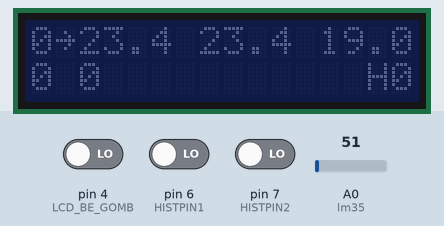
The sketch below on a simulated SparkFun Pro Micro, built with avr-gcc and run on an emulated ATmega32U4. On the bench: 16×2 character LCD. Wiring (inferred from the names in the program): DS3231 clock at I2C address 0x68. The test bench sets the inputs (shaded band); at power-on: pin 4 (LCD_BE_GOMB) LOW, A0 (lm35) = 51, pin 6 (HISTPIN1) LOW, pin 7 (HISTPIN2) LOW. The local clock reads 2024-03-15 10:24:30 at power-on unless the sketch sets it; what the sketch prints to the serial monitor is not drawn.

Above: at 9.3 s.
9.4 s: pin 4 (LCD_BE_GOMB) driven HIGH
At 9.53 s:
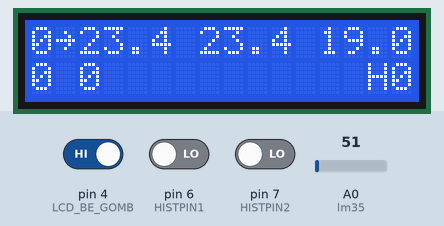
12.4 s: A0 (lm35) set to 61
At 14.89 s:
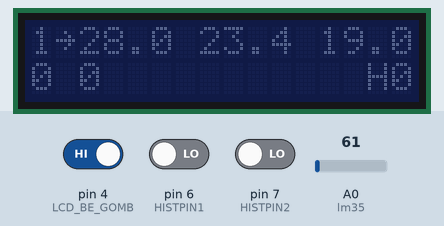
16.0 s: pin 6 (HISTPIN1) driven HIGH
At 16.42 s:
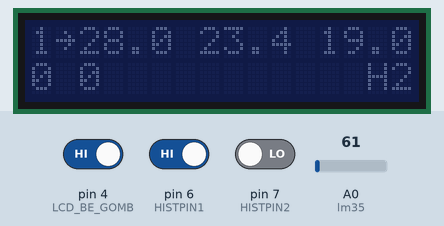
17.5 s: pin 7 (HISTPIN2) driven HIGH
At 17.95 s:
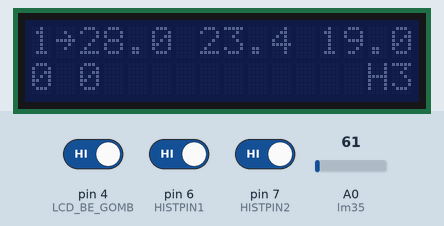
19.0 s: A0 (lm35) set to 71
At 21.02 s:
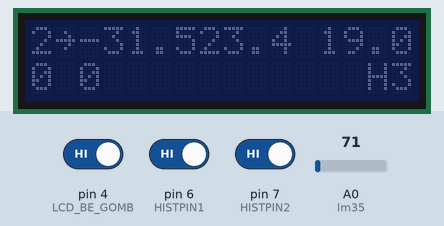
22.1 s: pin 6 (HISTPIN1) driven LOW
At 22.55 s:
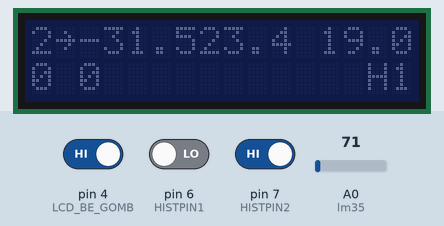

The sketch:

lm35-thermostat.ino
```cpp
/*
* Arduino Pro Micro
* Board: Arduino Micro
* Port: /dev/ttyACMx
* Programmer: USBasp
*
*
*/


#include <LiquidCrystal_I2C.h>
#include <Wire.h>
#include <EEPROM.h>


// Beállított idő jelzője EEPROM 0x00h címen
// 0 nincs beállítva, 0xffh beállítva
const byte RTC_ok = 0;

// RTC modul címe
const byte RTC_addr = 0x68;
//RTC modul EEPROM címe
const byte RTC_EEPROM_addr = 0x57;


// AD átalakítás feszültsége. Nem 5 Volt, mert a védő diódán esik pár tized volt,
const int VDD = 469;

// I2C LCD
LiquidCrystal_I2C lcd(0x27, 2, 1, 0, 4, 5, 6, 7, 3, POSITIVE);

// LCD LED kapcsoló gombja.
const int LCD_BE_GOMB = 4;

// Egygombos ki-be kapcsoló állapotjelzője.
boolean LCD_be = false;

// Relé kimenet.
const int RELE = 5;

// Relé állapotjezője.
boolean RELE_be = false;

// Relé számláló
unsigned long int RELE_szamlalo = 0;

// LM35 analóg pinje.
const int lm35 = A0;

// Hőmérsékletek tömbje.
int meresek[10];

// Átlaghőmérséklet.
float atlaghomerseklet;

// Hiszterézis
float hist = 0.5;

// Hiszterézis DIP kapcsoló pinek
const int HISTPIN1 = 6;
const int HISTPIN2 = 7;

// Bekapcsoláai hőmérséklet
float be_homerseklet = 19.0;

// Mérések száma az átlaghőmérséklet számításához.
byte meresszam = 0;

// Hőmérséklet mérés közötti idő msec-ben. 6000 msec, percenként 10 mérés.
const unsigned long int mereskoz = 6000;

// Relé bekapcsolások közötti minimum idő msec-ben.
// Határesetben a relé ki-be kapcsolgatna, minimum időt kell biztosítani.
// Most ez próbából 1perc (60000msec).
const unsigned long int bekapcsolaskoz = 60000;

// Mérés aktuális időpontja.
unsigned long int cpuido = millis();

// Előző mérés időpontja.
unsigned long int elozo_meres = millis();

// A relé előző bekapcsolásának időpontja.
unsigned long int elozo_bekapcsolas = millis();


// *********************************************************
// setup()
void setup() {
  pinMode(LCD_BE_GOMB, INPUT);
  Serial.begin(9600);
  lcd.begin(16, 2);
  lcd.backlight();
  lcd.clear();
  lcd.setCursor(0, 0);
  lcd.print("---Thermostat---");
  lcd.setCursor(0, 1);
  lcd.print("<> triton-dev <>");
  delay(2000);
  lcd.clear();
  for (int i = 0; i < 10; i++) {
    lcd.backlight();
    meres();
    delay(600);
  }
  lcd.noBacklight();
  // RTC beállítása
  if (EEPROM.read(0) == 0) {
    setRTC(00, 49, 21, 5, 24, 11, 16);
    EEPROM.write(0, 255);
  }

} // end setup
// *********************************************************


// *********************************************************
// loop()
void loop() {

  // Hiszterézis pinek olvasásása, hiszterézis beállítása
  byte Hyst = hister_olvas();
  lcd.setCursor(14, 2);
  lcd.print("H");
  lcd.print(Hyst);

  // LCD háttérfény bekapcsolása
  if (digitalRead(LCD_BE_GOMB) == HIGH && !LCD_be) {
    LCD_be = true;
    lcd.backlight();
    delay(250); // Várakozás, hogy ne kapcsolgasson ki-be az LCD LED-je.
  }

  // LCD háttérfény kikapcsolása
  if (digitalRead(LCD_BE_GOMB) == HIGH && LCD_be) {
    LCD_be = false;
    lcd.noBacklight();
    delay(250); // Várakozás, hogy ne kapcsolgasson ki-be az LCD LED-je.
  }

  // Mérés, ha az előző mérés óta mereskoz idő eltelt.
  cpuido = millis();
  if (cpuido - elozo_meres >= mereskoz) {
    elozo_meres = cpuido;
    meres();
  }

  // Relé bekapcsolása, ha az átlaghőmérséklet hiszterézissel alacsonyabb,
  // mint a minimum hőmérséklet és még a relé nincs bekapcsolva.
  if ((int)atlaghomerseklet * 100 != (int)be_homerseklet * 100) {
    if ((atlaghomerseklet - hist < be_homerseklet) && !RELE_be) {
      RELE_be = true;
      RELE_szamlalo++;
      digitalWrite(RELE, HIGH);
    }

    // Relé elengedése, ha az átlaghőmérséklet  eléri, vagy meghaladja
    //  a bekapcsolási hőmérsékletet.
    if ((atlaghomerseklet > be_homerseklet) && (cpuido - elozo_bekapcsolas >= bekapcsolaskoz)) {
      elozo_bekapcsolas = millis();
      RELE_be = false;
      digitalWrite(RELE, LOW);
    }
  }

  if (RELE_be) {
    lcd.setCursor(0, 1);
    lcd.print("I");
  }
  else {
    lcd.setCursor(0, 1);
    lcd.print("0");
  }
  lcd.setCursor(2, 1);
  lcd.print(RELE_szamlalo);
  // Soros portra irja az állapotot.
  Serial.print(atlaghomerseklet);
  Serial.print(" ");
  Serial.println(RELE_be);

  RTCido();

} //end loop
// *********************************************************


// *********************************************************
// Funkciók:

// Mérés
void meres() {
  // Mérés.
  int ertek = analogRead(lm35);
  meresek[meresszam] = ertek;
  lcd.setCursor(0, 0);
  lcd.print(meresszam);
  lcd.write(byte(B01111110));
  lcd.print(ertek * VDD / 1023.0, 1);
  meresszam++;
  // 10 mérés átlagának számítása.
  if (meresszam == 10) {
    meresszam = 0;
    int atlagol = 0;
    for (int i = 0; i < 10; i++) {
      atlagol += meresek[i];
    }
    atlaghomerseklet = atlagol / 10.0 * VDD / 1024;
    lcd.print(" ");
    lcd.print(atlaghomerseklet, 1);
    lcd.print(" ");
    lcd.print(be_homerseklet, 1);
  }
} // Mérés vége.

// Hiszterézis beolvasása a HISTPINx alapján
//
byte hister_olvas() {
  byte h = 0;
  if (digitalRead(HISTPIN1)) {
    h += 2;
  }
  if (digitalRead(HISTPIN2)) {
    h += 1;
  }
  return h;
} // Hiszterézis olvasás vége.

// Konverziók óra kezeléshez
byte dec2bcd (byte val) {
  return ( (val / 10 * 16) + (val % 10));
}
byte bcd2dec (byte val) {
  return ( (val / 16 * 10) + (val % 16) );
}
// RTC beállítása
void setRTC(byte second, byte minute, byte hour, byte dayOfWeek, byte
            dayOfMonth, byte month, byte year)
{
  // DS3231 óra és dátum beállítása
  Wire.beginTransmission(RTC_addr);
  Wire.write(0); // Másodperc regiszter címe
  Wire.write(dec2bcd(second)); // másodperc
  Wire.write(dec2bcd(minute)); // perc
  Wire.write(dec2bcd(hour)); // óra
  Wire.write(dec2bcd(dayOfWeek)); // nap száma (1=Vasárnap, 7=Szombat)
  Wire.write(dec2bcd(dayOfMonth)); // nap (1 to 31)
  Wire.write(dec2bcd(month)); // hónap
  Wire.write(dec2bcd(year)); // év (0 to 99)
  Wire.endTransmission();
}
// RTC olvasása
void getRTC(byte *second, byte *minute, byte *hour, byte *dayOfWeek, byte *dayOfMonth, byte *month, byte *year) {
  Wire.beginTransmission(RTC_addr);
  Wire.write(0); // DS3231 másodperc címe
  Wire.endTransmission();
  Wire.requestFrom(RTC_addr, 7);
  // 7 bájt olvasása DS3231-ről 00h címtől kezdve
  *second = bcd2dec(Wire.read() & 0x7f);
  *minute = bcd2dec(Wire.read());
  *hour = bcd2dec(Wire.read() & 0x3f);
  *dayOfWeek = bcd2dec(Wire.read());
  *dayOfMonth = bcd2dec(Wire.read());
  *month = bcd2dec(Wire.read());
  *year = bcd2dec(Wire.read());
}
// RTC kijelzése
void RTCido()
{
  byte second, minute, hour, dayOfWeek, dayOfMonth, month, year;
  // adat olvasása RTC-ről
  getRTC (&second, &minute, &hour, &dayOfWeek, &dayOfMonth, &month, &year);
  //
  Serial.print(hour, DEC);
  Serial.print(":");
  if (minute < 10)
  {
    Serial.print("0");
  }
  Serial.print(minute, DEC);
  Serial.print(":");
  if (second < 10)
  {
    Serial.print("0");
  }
  Serial.print(second, DEC);
  Serial.print(" 20");
  Serial.print(year, DEC);
  Serial.print(".");
  Serial.print(month, DEC);
  Serial.print(".");
  Serial.print(dayOfMonth, DEC);
  Serial.print(", ");
  switch (dayOfWeek) {
    case 1:
      Serial.print("V");
      break;
    case 2:
      Serial.print("H");
      break;
    case 3:
      Serial.print("K");
      break;
    case 4:
      Serial.print("Sze");
      break;
    case 5:
      Serial.print("Cs");
      break;
    case 6:
      Serial.print("P");
      break;
    case 7:
      Serial.print("Szo");
      break;
  }
  Serial.print(" ");
}
```

Measured:
- after the input at 9.4 s, the display: changes at once (image 1)
- after the input at 16.0 s, the display: first changes after 0.05 s (image 3 shows a later state)
- after the input at 17.5 s, the display: first changes after 0.08 s (image 4 shows a later state)
- after the input at 22.1 s, the display: first changes after 0.08 s (image 6 shows a later state)
